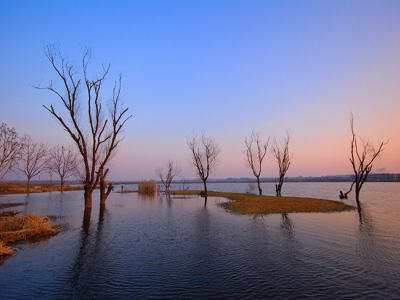
#> input picture opencvStudy/img/test.jpg, 400 x 300 px, found by its file name
$ python sobelTest.py   (older library calls are emulated)
#> lines starting #> are read from the running program, lines starting #| are printed output that depends on the picture
import cv2


#sobel算子

img = cv2.imread('img\\test.jpg', 0)
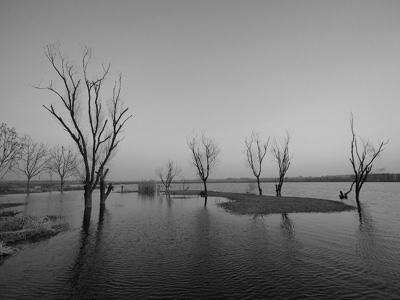
#> img: shape (300, 400); min 0, max 231, mean 124.3

x = cv2.Sobel(img, cv2.CV_16S, 1, 0)
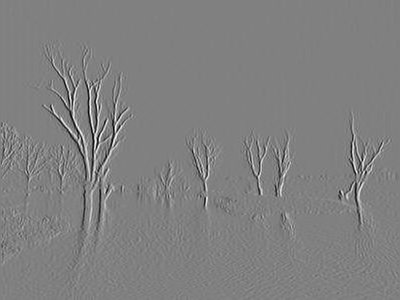
#> x: shape (300, 400) int16; min -709, max 699, mean 0.7; drawn with min black and max white
y = cv2.Sobel(img, cv2.CV_16S, 0, 1)
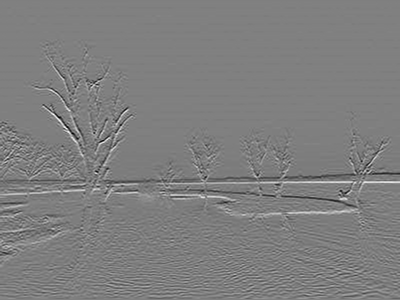
#> y: shape (300, 400) int16; min -560, max 560, mean -2.8; drawn with min black and max white

absX = cv2.convertScaleAbs(x)
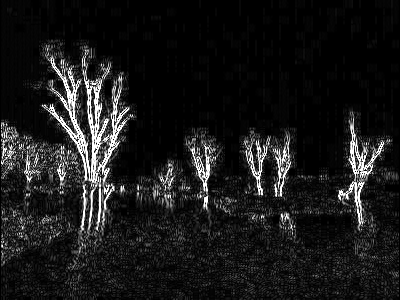
#> absX: shape (300, 400); min 0, max 255, mean 25.9
absY = cv2.convertScaleAbs(y)
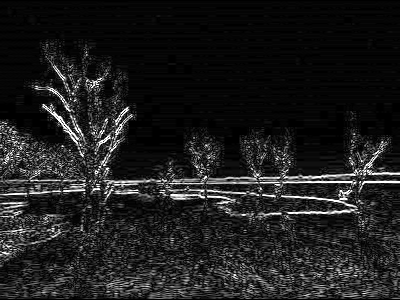
#> absY: shape (300, 400); min 0, max 255, mean 30.1

dst = cv2.addWeighted(absX, 0.5, absY, 0.5, 0)
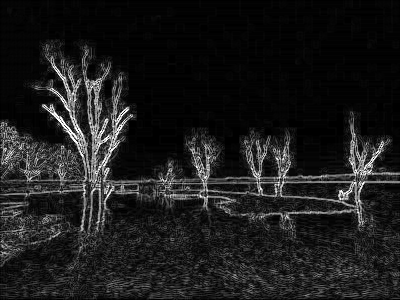
#> dst: shape (300, 400); min 0, max 255, mean 28

cv2.imshow('absX', absX)
cv2.imshow('absY', absY)

cv2.imshow('result', dst)

cv2.waitKey(0)
cv2.destroyAllWindows()
